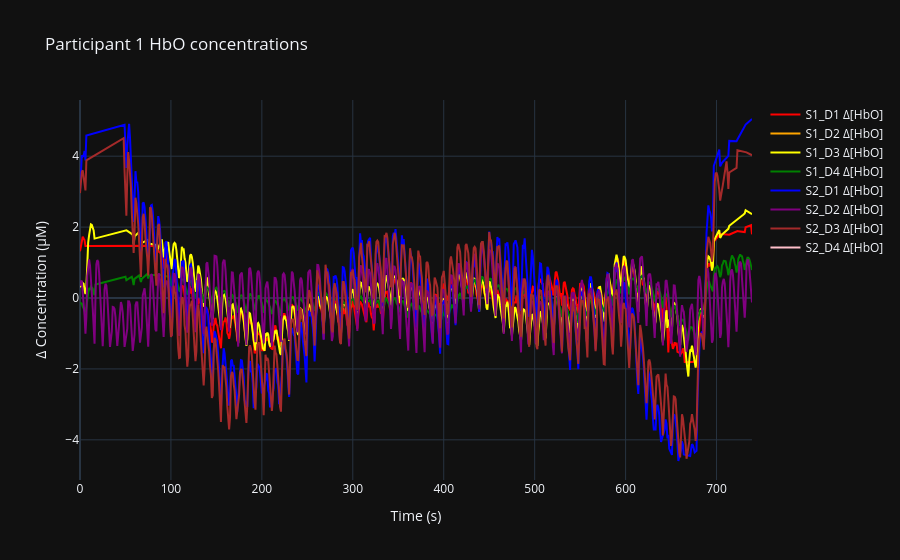
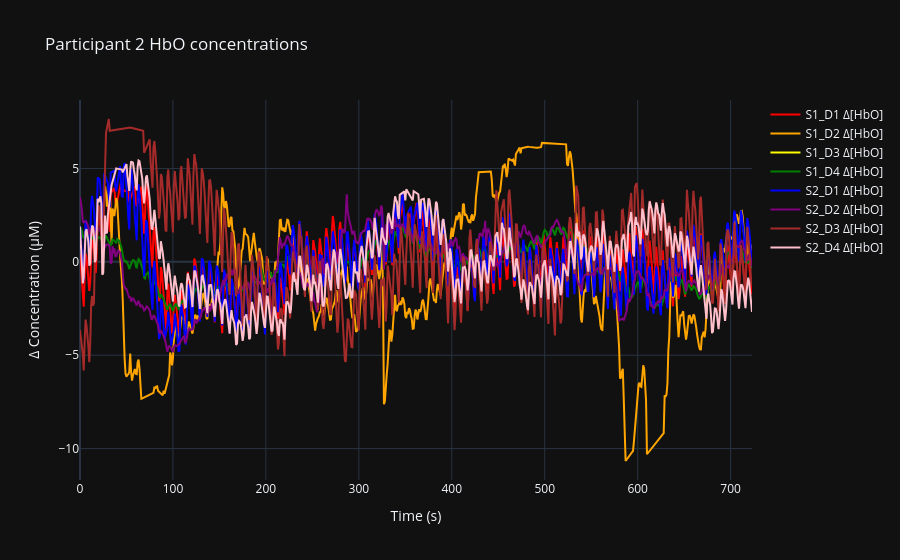
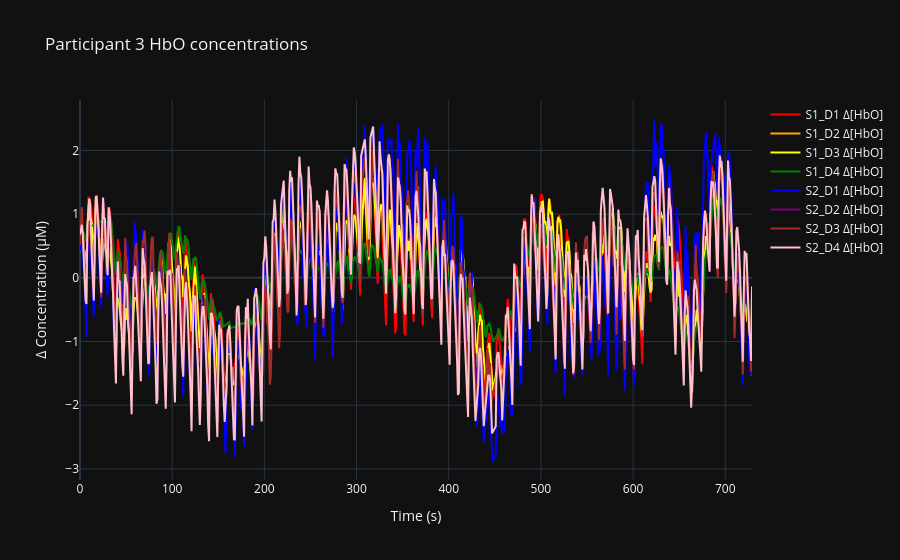
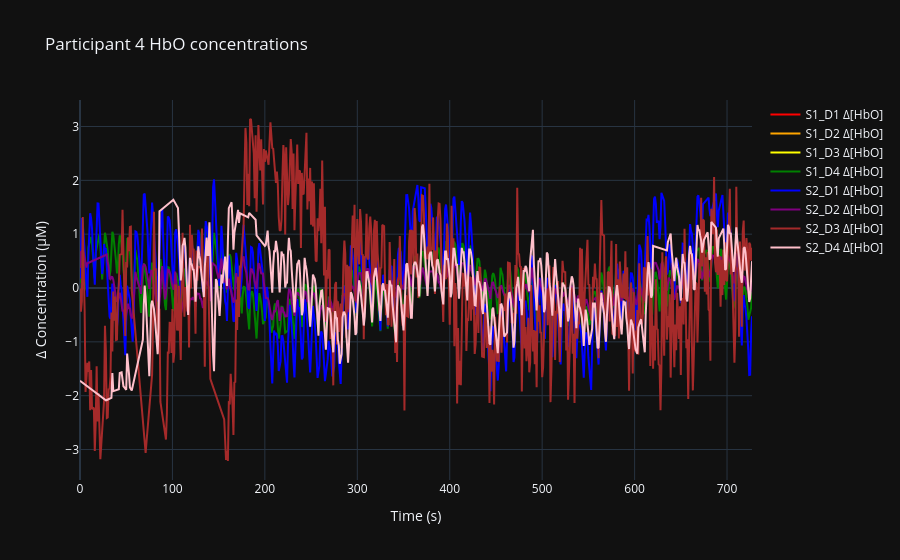

Notebook code for these charts, in order:
### Code cell
import plotly.graph_objects as go


colours = ["red", "orange", "yellow", "green", "blue", "purple", "brown", "pink"]

for dataset in datasets:
    fig = go.Figure()

    #
    time = np.arange(dataset.stream_df.iloc[-1]["timestamp"])

    # --- left channel
    fig_left = go.Figure()

    for i, name in enumerate(MAPPINGS.keys()):
        fig_left.add_trace(go.Scatter(
            x=time, y=dataset.stream_df[f"{name} hbo"],
            mode='lines', name=f'{name} Δ[HbO]',
            line=dict(color=colours[i]),
            hovertemplate='Time: %{x:.2f} s<br>Δ[HbO]: %{y:.4f} μM'
        ))

    fig_left.update_layout(
        title=f'Participant {dataset.subject_id} HbO concentrations',
        xaxis_title='Time (s)',
        yaxis_title='Δ Concentration (μM)',
        hovermode='x unified'
    )
    fig_left.show()

### Figure 1 — Plotly figure (JSON) as saved in the notebook; plotly's stock layout.template omitted (floating-point values rounded to 4 significant figures; data arrays with more than 128 entries replaced by an {"elided": "..."} marker saying what was removed)
{"data": [{"hovertemplate": "Time: %{x:.2f} s<br>Δ[HbO]: %{y:.4f} μM", "line": {"color": "red"}, "mode": "lines", "name": "S1_D1 Δ[HbO]", "x": {"elided": "740 float values"}, "y": {"elided": "7394 float values"}, "type": "scatter"}, {"hovertemplate": "Time: %{x:.2f} s<br>Δ[HbO]: %{y:.4f} μM", "line": {"color": "orange"}, "mode": "lines", "name": "S1_D2 Δ[HbO]", "x": {"elided": "740 float values"}, "y": {"elided": "7394 float values"}, "type": "scatter"}, {"hovertemplate": "Time: %{x:.2f} s<br>Δ[HbO]: %{y:.4f} μM", "line": {"color": "yellow"}, "mode": "lines", "name": "S1_D3 Δ[HbO]", "x": {"elided": "740 float values"}, "y": {"elided": "7394 float values"}, "type": "scatter"}, {"hovertemplate": "Time: %{x:.2f} s<br>Δ[HbO]: %{y:.4f} μM", "line": {"color": "green"}, "mode": "lines", "name": "S1_D4 Δ[HbO]", "x": {"elided": "740 float values"}, "y": {"elided": "7394 float values"}, "type": "scatter"}, {"hovertemplate": "Time: %{x:.2f} s<br>Δ[HbO]: %{y:.4f} μM", "line": {"color": "blue"}, "mode": "lines", "name": "S2_D1 Δ[HbO]", "x": {"elided": "740 float values"}, "y": {"elided": "7394 float values"}, "type": "scatter"}, {"hovertemplate": "Time: %{x:.2f} s<br>Δ[HbO]: %{y:.4f} μM", "line": {"color": "purple"}, "mode": "lines", "name": "S2_D2 Δ[HbO]", "x": {"elided": "740 float values"}, "y": {"elided": "7394 float values"}, "type": "scatter"}, {"hovertemplate": "Time: %{x:.2f} s<br>Δ[HbO]: %{y:.4f} μM", "line": {"color": "brown"}, "mode": "lines", "name": "S2_D3 Δ[HbO]", "x": {"elided": "740 float values"}, "y": {"elided": "7394 float values"}, "type": "scatter"}, {"hovertemplate": "Time: %{x:.2f} s<br>Δ[HbO]: %{y:.4f} μM", "line": {"color": "pink"}, "mode": "lines", "name": "S2_D4 Δ[HbO]", "x": {"elided": "740 float values"}, "y": {"elided": "7394 float values"}, "type": "scatter"}], "layout": {"title": {"text": "Participant 1 HbO concentrations"}, "xaxis": {"title": {"text": "Time (s)"}}, "yaxis": {"title": {"text": "Δ Concentration (μM)"}}, "hovermode": "x unified"}}

### Figure 2 — Plotly figure (JSON) as saved in the notebook; plotly's stock layout.template omitted (floating-point values rounded to 4 significant figures; data arrays with more than 128 entries replaced by an {"elided": "..."} marker saying what was removed)
{"data": [{"hovertemplate": "Time: %{x:.2f} s<br>Δ[HbO]: %{y:.4f} μM", "line": {"color": "red"}, "mode": "lines", "name": "S1_D1 Δ[HbO]", "x": {"elided": "724 float values"}, "y": {"elided": "7231 float values"}, "type": "scatter"}, {"hovertemplate": "Time: %{x:.2f} s<br>Δ[HbO]: %{y:.4f} μM", "line": {"color": "orange"}, "mode": "lines", "name": "S1_D2 Δ[HbO]", "x": {"elided": "724 float values"}, "y": {"elided": "7231 float values"}, "type": "scatter"}, {"hovertemplate": "Time: %{x:.2f} s<br>Δ[HbO]: %{y:.4f} μM", "line": {"color": "yellow"}, "mode": "lines", "name": "S1_D3 Δ[HbO]", "x": {"elided": "724 float values"}, "y": {"elided": "7231 float values"}, "type": "scatter"}, {"hovertemplate": "Time: %{x:.2f} s<br>Δ[HbO]: %{y:.4f} μM", "line": {"color": "green"}, "mode": "lines", "name": "S1_D4 Δ[HbO]", "x": {"elided": "724 float values"}, "y": {"elided": "7231 float values"}, "type": "scatter"}, {"hovertemplate": "Time: %{x:.2f} s<br>Δ[HbO]: %{y:.4f} μM", "line": {"color": "blue"}, "mode": "lines", "name": "S2_D1 Δ[HbO]", "x": {"elided": "724 float values"}, "y": {"elided": "7231 float values"}, "type": "scatter"}, {"hovertemplate": "Time: %{x:.2f} s<br>Δ[HbO]: %{y:.4f} μM", "line": {"color": "purple"}, "mode": "lines", "name": "S2_D2 Δ[HbO]", "x": {"elided": "724 float values"}, "y": {"elided": "7231 float values"}, "type": "scatter"}, {"hovertemplate": "Time: %{x:.2f} s<br>Δ[HbO]: %{y:.4f} μM", "line": {"color": "brown"}, "mode": "lines", "name": "S2_D3 Δ[HbO]", "x": {"elided": "724 float values"}, "y": {"elided": "7231 float values"}, "type": "scatter"}, {"hovertemplate": "Time: %{x:.2f} s<br>Δ[HbO]: %{y:.4f} μM", "line": {"color": "pink"}, "mode": "lines", "name": "S2_D4 Δ[HbO]", "x": {"elided": "724 float values"}, "y": {"elided": "7231 float values"}, "type": "scatter"}], "layout": {"title": {"text": "Participant 2 HbO concentrations"}, "xaxis": {"title": {"text": "Time (s)"}}, "yaxis": {"title": {"text": "Δ Concentration (μM)"}}, "hovermode": "x unified"}}

### Figure 3 — Plotly figure (JSON) as saved in the notebook; plotly's stock layout.template omitted (floating-point values rounded to 4 significant figures; data arrays with more than 128 entries replaced by an {"elided": "..."} marker saying what was removed)
{"data": [{"hovertemplate": "Time: %{x:.2f} s<br>Δ[HbO]: %{y:.4f} μM", "line": {"color": "red"}, "mode": "lines", "name": "S1_D1 Δ[HbO]", "x": {"elided": "730 float values"}, "y": {"elided": "7296 float values"}, "type": "scatter"}, {"hovertemplate": "Time: %{x:.2f} s<br>Δ[HbO]: %{y:.4f} μM", "line": {"color": "orange"}, "mode": "lines", "name": "S1_D2 Δ[HbO]", "x": {"elided": "730 float values"}, "y": {"elided": "7296 float values"}, "type": "scatter"}, {"hovertemplate": "Time: %{x:.2f} s<br>Δ[HbO]: %{y:.4f} μM", "line": {"color": "yellow"}, "mode": "lines", "name": "S1_D3 Δ[HbO]", "x": {"elided": "730 float values"}, "y": {"elided": "7296 float values"}, "type": "scatter"}, {"hovertemplate": "Time: %{x:.2f} s<br>Δ[HbO]: %{y:.4f} μM", "line": {"color": "green"}, "mode": "lines", "name": "S1_D4 Δ[HbO]", "x": {"elided": "730 float values"}, "y": {"elided": "7296 float values"}, "type": "scatter"}, {"hovertemplate": "Time: %{x:.2f} s<br>Δ[HbO]: %{y:.4f} μM", "line": {"color": "blue"}, "mode": "lines", "name": "S2_D1 Δ[HbO]", "x": {"elided": "730 float values"}, "y": {"elided": "7296 float values"}, "type": "scatter"}, {"hovertemplate": "Time: %{x:.2f} s<br>Δ[HbO]: %{y:.4f} μM", "line": {"color": "purple"}, "mode": "lines", "name": "S2_D2 Δ[HbO]", "x": {"elided": "730 float values"}, "y": {"elided": "7296 float values"}, "type": "scatter"}, {"hovertemplate": "Time: %{x:.2f} s<br>Δ[HbO]: %{y:.4f} μM", "line": {"color": "brown"}, "mode": "lines", "name": "S2_D3 Δ[HbO]", "x": {"elided": "730 float values"}, "y": {"elided": "7296 float values"}, "type": "scatter"}, {"hovertemplate": "Time: %{x:.2f} s<br>Δ[HbO]: %{y:.4f} μM", "line": {"color": "pink"}, "mode": "lines", "name": "S2_D4 Δ[HbO]", "x": {"elided": "730 float values"}, "y": {"elided": "7296 float values"}, "type": "scatter"}], "layout": {"title": {"text": "Participant 3 HbO concentrations"}, "xaxis": {"title": {"text": "Time (s)"}}, "yaxis": {"title": {"text": "Δ Concentration (μM)"}}, "hovermode": "x unified"}}

### Figure 4 — Plotly figure (JSON) as saved in the notebook; plotly's stock layout.template omitted (floating-point values rounded to 4 significant figures; data arrays with more than 128 entries replaced by an {"elided": "..."} marker saying what was removed)
{"data": [{"hovertemplate": "Time: %{x:.2f} s<br>Δ[HbO]: %{y:.4f} μM", "line": {"color": "red"}, "mode": "lines", "name": "S1_D1 Δ[HbO]", "x": {"elided": "728 float values"}, "y": {"elided": "7276 float values"}, "type": "scatter"}, {"hovertemplate": "Time: %{x:.2f} s<br>Δ[HbO]: %{y:.4f} μM", "line": {"color": "orange"}, "mode": "lines", "name": "S1_D2 Δ[HbO]", "x": {"elided": "728 float values"}, "y": {"elided": "7276 float values"}, "type": "scatter"}, {"hovertemplate": "Time: %{x:.2f} s<br>Δ[HbO]: %{y:.4f} μM", "line": {"color": "yellow"}, "mode": "lines", "name": "S1_D3 Δ[HbO]", "x": {"elided": "728 float values"}, "y": {"elided": "7276 float values"}, "type": "scatter"}, {"hovertemplate": "Time: %{x:.2f} s<br>Δ[HbO]: %{y:.4f} μM", "line": {"color": "green"}, "mode": "lines", "name": "S1_D4 Δ[HbO]", "x": {"elided": "728 float values"}, "y": {"elided": "7276 float values"}, "type": "scatter"}, {"hovertemplate": "Time: %{x:.2f} s<br>Δ[HbO]: %{y:.4f} μM", "line": {"color": "blue"}, "mode": "lines", "name": "S2_D1 Δ[HbO]", "x": {"elided": "728 float values"}, "y": {"elided": "7276 float values"}, "type": "scatter"}, {"hovertemplate": "Time: %{x:.2f} s<br>Δ[HbO]: %{y:.4f} μM", "line": {"color": "purple"}, "mode": "lines", "name": "S2_D2 Δ[HbO]", "x": {"elided": "728 float values"}, "y": {"elided": "7276 float values"}, "type": "scatter"}, {"hovertemplate": "Time: %{x:.2f} s<br>Δ[HbO]: %{y:.4f} μM", "line": {"color": "brown"}, "mode": "lines", "name": "S2_D3 Δ[HbO]", "x": {"elided": "728 float values"}, "y": {"elided": "7276 float values"}, "type": "scatter"}, {"hovertemplate": "Time: %{x:.2f} s<br>Δ[HbO]: %{y:.4f} μM", "line": {"color": "pink"}, "mode": "lines", "name": "S2_D4 Δ[HbO]", "x": {"elided": "728 float values"}, "y": {"elided": "7276 float values"}, "type": "scatter"}], "layout": {"title": {"text": "Participant 4 HbO concentrations"}, "xaxis": {"title": {"text": "Time (s)"}}, "yaxis": {"title": {"text": "Δ Concentration (μM)"}}, "hovermode": "x unified"}}
